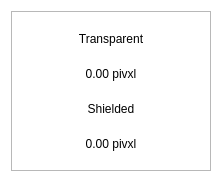
<?xml version="1.0" encoding="UTF-8"?>
<ui version="4.0">
 <class>BalanceBubble</class>
 <widget class="QWidget" name="BalanceBubble">
  <property name="geometry">
   <rect>
    <x>0</x>
    <y>0</y>
    <width>218</width>
    <height>178</height>
   </rect>
  </property>
  <property name="minimumSize">
   <size>
    <width>218</width>
    <height>178</height>
   </size>
  </property>
  <property name="maximumSize">
   <size>
    <width>250</width>
    <height>178</height>
   </size>
  </property>
  <property name="windowTitle">
   <string>Form</string>
  </property>
  <property name="styleSheet">
   <string notr="true">#BalanceBubble{
background-color:transparent
}</string>
  </property>
  <layout class="QVBoxLayout" name="verticalLayout_2">
   <property name="spacing">
    <number>0</number>
   </property>
   <item>
    <widget class="QFrame" name="frame">
     <property name="minimumSize">
      <size>
       <width>200</width>
       <height>160</height>
      </size>
     </property>
     <property name="maximumSize">
      <size>
       <width>250</width>
       <height>160</height>
      </size>
     </property>
     <property name="styleSheet">
      <string notr="true"/>
     </property>
     <property name="frameShape">
      <enum>QFrame::StyledPanel</enum>
     </property>
     <property name="frameShadow">
      <enum>QFrame::Raised</enum>
     </property>
     <property name="lineWidth">
      <number>10</number>
     </property>
     <layout class="QVBoxLayout" name="verticalLayout">
      <property name="spacing">
       <number>0</number>
      </property>
      <item>
       <layout class="QHBoxLayout" name="horizontalLayout">
        <item>
         <widget class="QLabel" name="lblFirst">
          <property name="styleSheet">
           <string notr="true"/>
          </property>
          <property name="text">
           <string>Transparent</string>
          </property>
          <property name="alignment">
           <set>Qt::AlignCenter</set>
          </property>
         </widget>
        </item>
       </layout>
      </item>
      <item>
       <widget class="QLabel" name="textTransparent">
        <property name="styleSheet">
         <string notr="true"/>
        </property>
        <property name="text">
         <string>0.00 pivxl</string>
        </property>
        <property name="alignment">
         <set>Qt::AlignCenter</set>
        </property>
       </widget>
      </item>
      <item>
       <widget class="QLabel" name="lblSecond">
        <property name="styleSheet">
         <string notr="true"/>
        </property>
        <property name="text">
         <string>Shielded</string>
        </property>
        <property name="alignment">
         <set>Qt::AlignCenter</set>
        </property>
       </widget>
      </item>
      <item>
       <widget class="QLabel" name="textShielded">
        <property name="styleSheet">
         <string notr="true"/>
        </property>
        <property name="text">
         <string>0.00 pivxl</string>
        </property>
        <property name="alignment">
         <set>Qt::AlignCenter</set>
        </property>
       </widget>
      </item>
     </layout>
    </widget>
   </item>
  </layout>
 </widget>
 <resources/>
 <connections/>
</ui>
